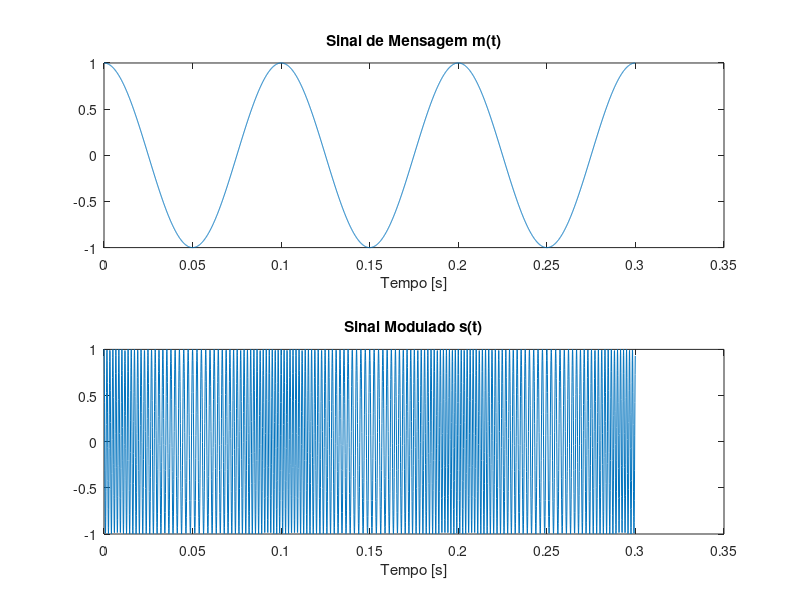

Recreate this plot in MATLAB. (Note: this script raises an error after producing the figure.)
clear all;
clc;

%% Criação do vetor de tempo:
fs = 10000;
Ts = 1/fs;
% Quanto mais tempo deixa as ondas, mais bem definida da fft
t = 0:Ts:10;

%% Criação da onda portadora:
Ac = 1;
fc = 500;
c = Ac * cos(2*pi*fc*t);

%% Criação do sinal de mensagem
fm = 10;
m = cos(2*pi*fm*t);

%% Criação do sinal modulado FM:
kf = 0.01;

% Integrar m_i
%{
A função cumtrapz calcula uma integral de forma numérica.
Precisamos de um sinal que representa a integral de m(t)

Específicamente, essa integral é calculada utilizando interpolação de
trapézios, mas isso é um assunto de cálculo numérico. Apenas vamos assumir
que esse método de integração dá um resultado "bom o suficiente".
%}
m_i = cumtrapz(m);


% Vamos agora calcular um valor de cada vez para o sinal modulado FM.
% Primeiro calculamos o coeficiente kp
kp = 2*pi*kf;

% Em seguida, vamos criar um vetor para guardar todos os valores obtidos
% Esse vetor vai começar com todos os valores zerados (só para guardarmos
% um espaço na memória)
s_fm = zeros(1,length(t));

% Agora começamos a realmente preencher esse vetor aplicando a fórmula da
% modulação FM em cada passo no tempo
for i = 1:length(t)
    s_fm(i) = Ac * cos(2*pi*fc*t(i) + kp*m_i(i));
end

figure(1)

subplot(2,1,1)
plot(t(1:3000), m(1:3000))
xlabel('Tempo [s]')
title('Sinal de Mensagem m(t)')

subplot(2,1,2)
plot(t(1:3000), s_fm(1:3000))
xlabel('Tempo [s]')
title('Sinal Modulado s(t)')


%% Plot das Transformadas de Fourier

% TF do sinal de mensagem:
[f, M] = fourier_u(m, fs);

% TF da onda portadora
[f, C] = fourier_u(c, fs);

% TF do sinal modulado
[f, S] = fourier_u(s_fm, fs);

figure(2)
subplot(3,1,1)
absM = abs(M);
plot(f(1:10000), absM(1:10000))
xlabel('Frequência (Hz)')
ylabel('Magnitude')
title('M(f)')

subplot(3,1,2)
absC = abs(C);
plot(f(1:10000), absC(1:10000))
xlabel('Frequência (Hz)')
ylabel('Magnitude')
title('C(f)')

subplot(3,1,3)
absS = abs(S);
plot(f(1:10000), absS(1:10000))
xlabel('Frequência (Hz)')
ylabel('Magnitude')
title('S(f)')
